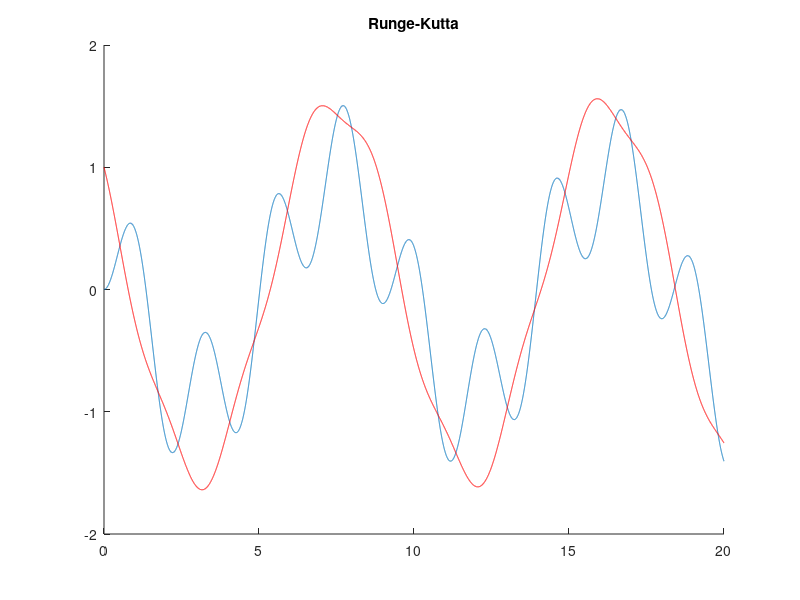

Source code (MATLAB):
% sistema de 2 masas y 3 muelles
 clear all
 close all
 format long
 % Intervalo de tiempo
 t0=0;
 tN=20;
 % Datos
 k1=3;
 k2=4;
 k3=1;
m1=1;
m2=3;
%Condiciones iniciales
x0=0;
y0=1;
u0=0;
v0=-1;

h=0.001; % Pasos
N=(tN-t0)/h; % Intervalo


% Primeros valores
xx(1)=x0;
yy(1)=y0;
uu(1)=u0;
vv(1)=v0;

% Metodo de Runge-Kutta


for n=1:N
    % Primera K
    k1x=uu(n); % dx
    k1y=vv(n); % dy
    k1u=-(k2+k1)/m1*xx(n)+k2/m1*yy(n); % d2x
    k1v=-k2/m2*(yy(n)-xx(n));% d2y
    
    % Segunda K
    k2x=uu(n)+1/2*h*k1u;
    k2y=vv(n)+1/2*h*k1v;
    k2u=-(k2+k1)/m1*(xx(n)+1/2*h*k1x)+k2/m1*(yy(n)+1/2*k1y*h);
    k2v=-k2/m2*(-(xx(n)+1/2*h*k1x)+(yy(n)+1/2*k1y*h));
    
    % Tercera K
    k3x=uu(n)+1/2*h*k2u;
    k3y=vv(n)+1/2*h*k2v;
    k3u=-(k2+k1)/m1*(xx(n)+1/2*h*k2x)+k2/m1*(yy(n)+1/2*k2y*h);
    k3v=-k2/m2*(-(xx(n)+1/2*h*k2x)+(yy(n)+1/2*k2y*h));
    
    % Cuarta K
    k4x=uu(n)+h*k3u;
    k4y=vv(n)+h*k3v;
    k4u=-(k2+k1)/m1*(xx(n)+h*k3x)+k2/m1*(yy(n)+k3y*h);
    k4v=-k2/m2*(-(xx(n)+h*k3x)+(yy(n)+k3y*h));
    
    
    xx(n+1)=xx(n)+(h/6)*(k1x+2*k2x+2*k3x+k4x);
    yy(n+1)=yy(n)+(h/6)*(k1y+2*k2y+2*k3y+k4y);
    uu(n+1)=uu(n)+(h/6)*(k1u+2*k2u+2*k3u+k4u);
    vv(n+1)=vv(n)+(h/6)*(k1v+2*k2v+2*k3v+k4v);
end

xx(end)
yy(end)

t=t0:h:tN;
% axis([0,9,0,10])
hold on
title('Runge-Kutta')
plot(t,xx,'-')
plot(t,yy,'-r')
% legend('Masa m1','Masa m2','Posicion de equilibrio')
hold off